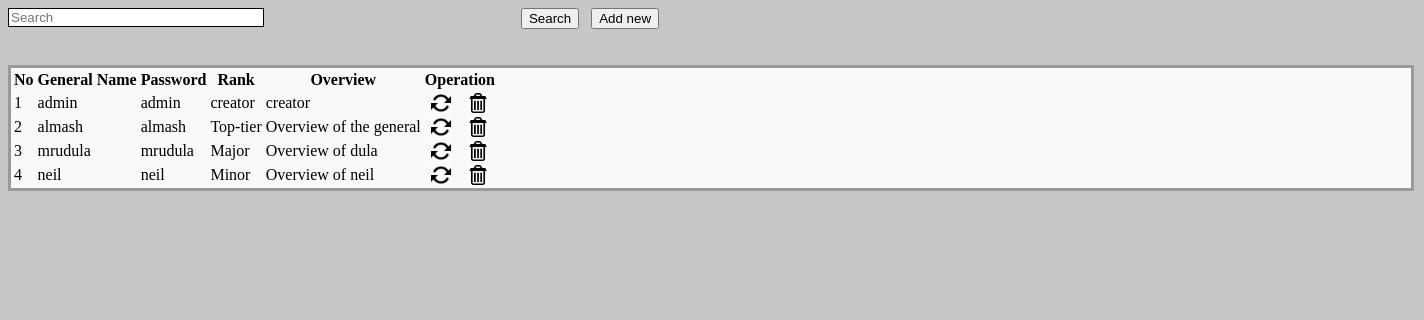
/View_Users.php, run on the app's committed database.
### tables this page shows
CREATE TABLE `users_tbl` (
  `u_id` int(10) UNSIGNED NOT NULL,
  `username` varchar(50) NOT NULL,
  `password` varchar(30) NOT NULL,
  `type` char(10) NOT NULL,
  `note` varchar(100) NOT NULL
);

### View_Users.php (the view, shortened to what this page needs)
<!DOCTYPE html PUBLIC "-//W3C//DTD XHTML 1.0 Transitional//EN" "http://www.w3.org/TR/xhtml1/DTD/xhtml1-transitional.dtd">
<html xmlns="http://www.w3.org/1999/xhtml">
<head>
<link rel="stylesheet" type="text/css" href="css/style_view.css" />
</head>
<body>
<div class="btn_pos">
        <form method="post">
            <input type="text" name="searchtxt" class="input_box_pos form-control" placeholder="Search" />
            <div class="btn_pos_search">
            <input type="submit" class="btn btn-primary btn-large" name="btnsearch" value="Search"/>&nbsp;&nbsp;
            <a href="?tag=susers_entry"><input type="button" class="btn btn-large btn-primary" value="Add new" name="butAdd"/></a>
            </div>
        </form>
    </div><br><br>
    <div class="table_margin">
    <table class="table table-bordered">
            <thead>
                <tr>
                <th style="text-align: center;">No</th>
                <th style="text-align: center;">General Name</th>
                <th style="text-align: center;">Password</th>
                <th style="text-align: center;">Rank</th>
                <th style="text-align: center;">Overview</th>
                <th style="text-align: center;"colspan="2">Operation</th>
                </tr>
            </thead>
            <?php
		 $key="";
	if($key !="")
		$sql_sel=mysqli_query($dbhandle, "SELECT * FROM users_tbl WHERE username  like '%$key%' ");
	else
        $sql_sel=mysqli_query($dbhandle, "SELECT * FROM users_tbl");
    $i=0;
    while($row=mysqli_fetch_array($sql_sel)){
    $i++;
    ?>
            <tr>
            <td><?php echo $i;?></td>
            <td><?php echo $row['username'];?></td>
            <td><?php echo $row['password'];?></td>
            <td><?php echo $row['type'];?></td>
            <td><?php echo $row['note'];?></td>
            <td align="center"><a href="?tag=susers_entry&opr=upd&rs_id=<?php echo $row['u_id'];?>" title="Upate"><img style="-webkit-box-shadow: 0px 0px 0px 0px rgba(50, 50, 50, 0.75);-moz-box-shadow:    0px 0px 0px 0px rgba(50, 50, 50, 0.75);box-shadow:         0px 0px 0px 0px rgba(50, 50, 50, 0.75);" src="picture/update.png" height="20" alt="Update" /></a></td>
            <td align="center"><a href="?tag=view_users&opr=del&rs_id=<?php echo $row['u_id'];?>" title="Delete"><img style="-webkit-box-shadow: 0px 0px 0px 0px rgba(50, 50, 50, 0.75);-moz-box-shadow:    0px 0px 0px 0px rgba(50, 50, 50, 0.75);box-shadow:         0px 0px 0px 0px rgba(50, 50, 50, 0.75);" src="picture/delete.jpg" height="20" alt="Delete" /></a></td>
            </tr>
        <?php
        }
        ?>
        </table>
    </div>
</body>
</html>

### css/style_view.css (style rules this page uses)
body { background-color: #c7c7c7; }
.table_margin { background-color: #f9f9f9; }
.table_margin { width: 1400px; border: 3px solid #9d9898; }
.btn_pos { text-align: center; }
.input_box_pos { width: 250px; border: 1px solid black; float: left; }
.btn_pos { margin-right: 500px; }

### data on the page
users_tbl: username "admin", password "admin", type "creator", note "creator"
users_tbl: username "almash", password "almash", type "Top-tier", note "Overview of the general"
users_tbl: username "mrudula", password "mrudula", type "Major", note "Overview of dula"
users_tbl: username "neil", password "neil", type "Minor", note "Overview of neil"
